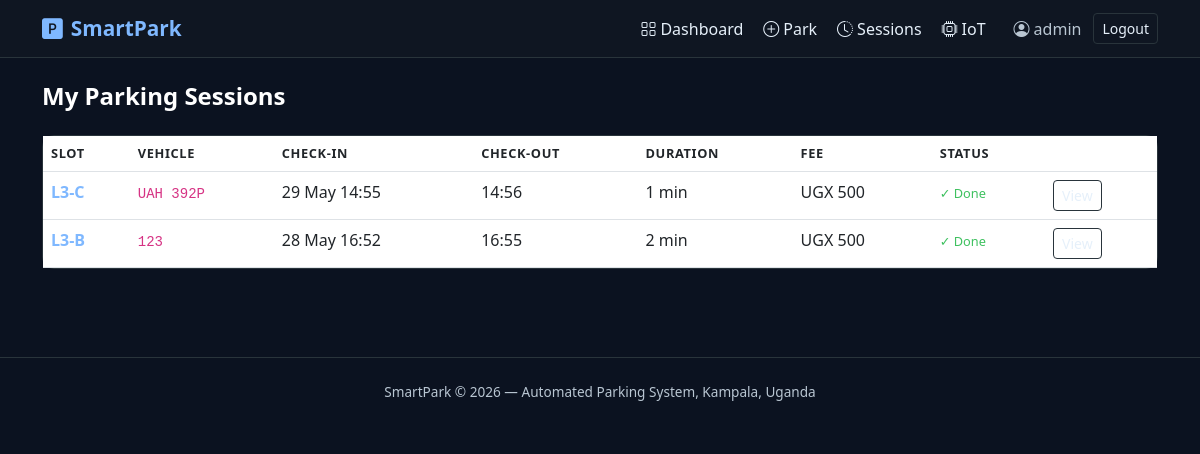
Screenshot of /sessions/ (signed in) with the database file from the repository.
### parking/models.py (models this page shows, shortened)
class ParkingSession(models.Model):
    STATUS_CHOICES = [
        ('active', 'Active'),
        ('completed', 'Completed'),
        ('cancelled', 'Cancelled'),
    ]
    session_id = models.UUIDField(default=uuid.uuid4, unique=True, editable=False)
    user = models.ForeignKey(User, on_delete=models.CASCADE, related_name='sessions')
    slot = models.ForeignKey(ParkingSlot, on_delete=models.CASCADE, related_name='sessions')
    vehicle_plate = models.CharField(max_length=20)
    check_in = models.DateTimeField(default=timezone.now)
    check_out = models.DateTimeField(null=True, blank=True)
    status = models.CharField(max_length=20, choices=STATUS_CHOICES, default='active')
    created_at = models.DateTimeField(auto_now_add=True)
    class Meta:
        ordering = ['-check_in']
    @property
    def duration_minutes(self):
        end = self.check_out or timezone.now()
        delta = end - self.check_in
        return max(int(delta.total_seconds() / 60), 1)
    @property
    def fee_ugx(self):
        from django.conf import settings
        rate = getattr(settings, 'PARKING_RATE_UGX', 2000)
        hours = max(self.duration_minutes / 60, 0.25)
        return round(hours * rate)

class ParkingSlot(models.Model):
    LEVEL_CHOICES = [(1, 'Level 1'), (2, 'Level 2'), (3, 'Level 3')]
    COLUMN_CHOICES = [(1, 'Column A'), (2, 'Column B'), (3, 'Column C')]
    STATUS_CHOICES = [
        ('available', 'Available'),
        ('occupied', 'Occupied'),
        ('reserved', 'Reserved'),
        ('maintenance', 'Maintenance'),
    ]
    level = models.IntegerField(choices=LEVEL_CHOICES)
    column = models.IntegerField(choices=COLUMN_CHOICES)
    slot_number = models.CharField(max_length=10, unique=True)
    status = models.CharField(max_length=20, choices=STATUS_CHOICES, default='available')
    last_updated = models.DateTimeField(auto_now=True)
    class Meta:
        ordering = ['level', 'column']
    @property
    def display_name(self):
        cols = {1: 'A', 2: 'B', 3: 'C'}
        return f"L{self.level}-{cols[self.column]}"

### parking/views.py (the view)
# urls.py: path('sessions/', views.my_sessions, name='my_sessions'),
@login_required
def my_sessions(request):
    sessions = ParkingSession.objects.filter(user=request.user).order_by('-check_in')
    return render(request, 'parking/my_sessions.html', {'sessions': sessions})

### parking/templates/parking/my_sessions.html (shortened to what this page needs)
{% extends 'base.html' %}
{% block content %}
<h4 class="fw-bold mb-4">My Parking Sessions</h4>
<div class="card">
  <div class="card-body p-0">
    {% if sessions %}
    <div class="table-responsive">
      <table class="table mb-0">
        <thead><tr><th>Slot</th><th>Vehicle</th><th>Check-in</th><th>Check-out</th><th>Duration</th><th>Fee</th><th>Status</th><th></th></tr></thead>
        <tbody>
        {% for s in sessions %}
        <tr>
          <td class="fw-bold" style="color:var(--sp-accent)">{{ s.slot.display_name }}</td>
          <td><code>{{ s.vehicle_plate }}</code></td>
          <td>{{ s.check_in|date:"d M H:i" }}</td>
          <td>{% if s.check_out %}{{ s.check_out|date:"H:i" }}{% else %}<span class="text-muted">—</span>{% endif %}</td>
          <td>{{ s.duration_minutes }} min</td>
          <td>UGX {{ s.fee_ugx|floatformat:0 }}</td>
          <td>
            {% if s.status == 'active' %}<span class="badge-available">Active</span>
            {% elif s.status == 'completed' %}<span style="color:var(--sp-green);font-size:.8rem;">✓ Done</span>
            {% else %}<span class="text-muted small">{{ s.status }}</span>{% endif %}
          </td>
          <td>
            {% if s.status == 'active' %}
            <a href="{% url 'checkout' s.session_id %}" class="btn btn-success btn-sm">Check Out</a>
            {% else %}
            <a href="{% url 'session_detail' s.session_id %}" class="btn btn-outline-light btn-sm">View</a>
            {% endif %}
          </td>
        </tr>
        {% endfor %}
        </tbody>
      </table>
    </div>
    {% else %}
    <div class="p-4 text-center text-muted">
      <i class="bi bi-clock-history" style="font-size:2rem;display:block;margin-bottom:.5rem;"></i>
      No parking sessions yet. <a href="{% url 'request_parking' %}">Park your first vehicle</a>.
    </div>
    {% endif %}
  </div>
</div>
{% endblock %}

### smartpark/templates/base.html (shortened to what this page needs)
<!DOCTYPE html>
<html lang="en">
<head>
  <link href="https://cdn.jsdelivr.net/npm/bootstrap@5.3.0/dist/css/bootstrap.min.css" rel="stylesheet">
  <link href="https://cdn.jsdelivr.net/npm/bootstrap-icons@1.11.0/font/bootstrap-icons.css" rel="stylesheet">
</head>
<body>
<nav class="navbar navbar-expand-lg sticky-top">
  <div class="container">
    <a class="navbar-brand" href="{% url 'home' %}"><i class="bi bi-p-square-fill me-2"></i>SmartPark</a>
    <div class="collapse navbar-collapse" id="nav">
      <ul class="navbar-nav ms-auto align-items-lg-center gap-1">
        {% if user.is_authenticated %}
        <li class="nav-item"><a class="nav-link" href="{% url 'dashboard' %}"><i class="bi bi-grid me-1"></i>Dashboard</a></li>
        <li class="nav-item"><a class="nav-link" href="{% url 'request_parking' %}"><i class="bi bi-plus-circle me-1"></i>Park</a></li>
        <li class="nav-item"><a class="nav-link" href="{% url 'my_sessions' %}"><i class="bi bi-clock-history me-1"></i>Sessions</a></li>
        {% if user.is_staff %}<li class="nav-item"><a class="nav-link" href="{% url 'iot_control' %}"><i class="bi bi-cpu me-1"></i>IoT</a></li>{% endif %}
        <li class="nav-item ms-2"><span class="nav-link text-muted small"><i class="bi bi-person-circle me-1"></i>{{ user.username }}</span></li>
        <li class="nav-item"><a class="btn btn-outline-light btn-sm" href="{% url 'logout' %}">Logout</a></li>
        {% else %}
        <li class="nav-item"><a class="nav-link" href="{% url 'login' %}">Login</a></li>
        <li class="nav-item"><a class="btn btn-primary btn-sm ms-2" href="{% url 'register' %}">Sign Up</a></li>
        {% endif %}
      </ul>
    </div>
  </div>
</nav>
<div class="container py-4">
  {% block content %}{% endblock %}
</div>
<footer><div class="container text-center">SmartPark &copy; 2026 — Automated Parking System, Kampala, Uganda</div></footer>
</body>
</html>

### smartpark/templates/base.html (style rules this page uses)
:root { --sp-dark: #0b1220; --sp-card: #0f1622; --sp-border: #29343b; --sp-accent: #7fb8ff; --sp-green: #3fc160; --sp-red: #ff6b6b; --sp-amber: #f0b84b; --sp-text: #e6f0fa; --sp-muted: #b9c6d2; }
body { background:var(--sp-dark);color:var(--sp-text);font-family:'Segoe UI',system-ui,sans-serif;min-height:100vh; }
.navbar { background:var(--sp-card)!important;border-bottom:1px solid var(--sp-border); }
.navbar-brand { color:var(--sp-accent)!important;font-weight:700;font-size:1.3rem; }
.nav-link { color:var(--sp-text)!important; }
.card { background:var(--sp-card);border:1px solid var(--sp-border);border-radius:12px; }
.btn-outline-light { border-color:var(--sp-border);color:var(--sp-text); }
.table { color:var(--sp-text); }
.table>thead { color:var(--sp-muted);font-size:.8rem;text-transform:uppercase;letter-spacing:.05em; }
footer { border-top:1px solid var(--sp-border);margin-top:4rem;padding:1.5rem 0;color:var(--sp-muted);font-size:.85rem; }
h1,h2,h3,h4,h5,h6 { color:#ffffff!important; }
.text-muted { color:#b9c6d2!important; }
small,.small { color:#ffffff; }

### rows the page displays
ParkingSession: slot.display_name "L3-C", vehicle_plate "UAH 392P", check_in "29 May 14:55", check_out "14:56", duration_minutes "1", fee_ugx "500", status "✓ Done"
ParkingSession: slot.display_name "L3-B", vehicle_plate "123", check_in "28 May 16:52", check_out "16:55", duration_minutes "2", fee_ugx "500", status "✓ Done"

### other values shown
{{ user.username }} "admin"
